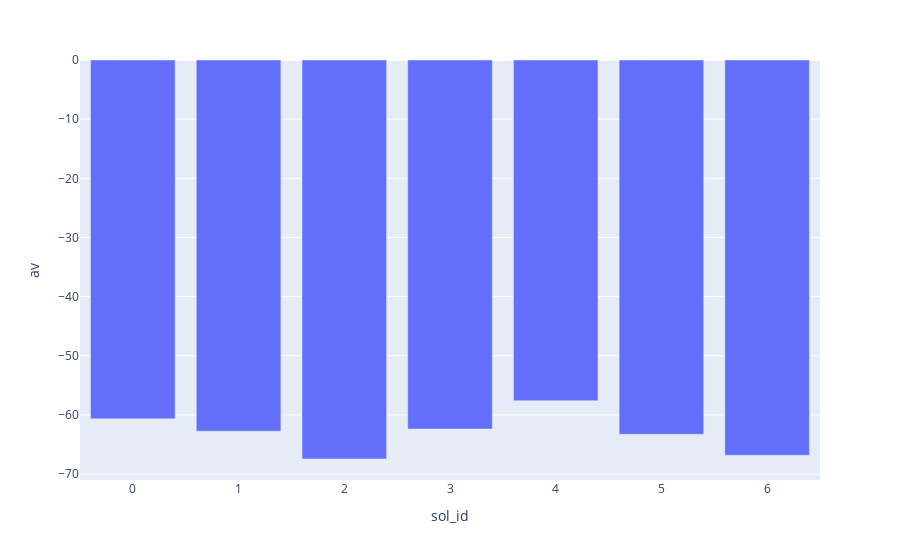

The notebook cell saved with this chart:
### Markdown cell above
Ok. Now we're challenged with displaying this data in a meaningful way.

I'll start simple with a bar chart of the average and build from there.

### Code cell
bar = px.bar(temperatures, x="sol_id", y="av")
bar.show()

### Figure 1 — Plotly figure (JSON) as saved in the notebook; plotly's stock layout.template omitted (floating-point values rounded to 4 significant figures)
{"data": [{"alignmentgroup": "True", "hovertemplate": "sol_id=%{x}<br>av=%{y}<extra></extra>", "legendgroup": "", "marker": {"color": "#636efa"}, "name": "", "offsetgroup": "", "orientation": "v", "showlegend": false, "textposition": "auto", "type": "bar", "x": [0, 1, 2, 3, 4, 5, 6], "xaxis": "x", "y": [-60.66, -62.76, -67.45, -62.39, -57.6, -63.28, -66.83], "yaxis": "y"}], "layout": {"barmode": "relative", "legend": {"tracegroupgap": 0}, "margin": {"t": 60}, "xaxis": {"anchor": "y", "domain": [0, 1], "title": {"text": "sol_id"}}, "yaxis": {"anchor": "x", "domain": [0, 1], "title": {"text": "av"}}}}
